Frame 1 (no input): blank canvas, image omitted
Frame 60 (no input): blank canvas, image omitted
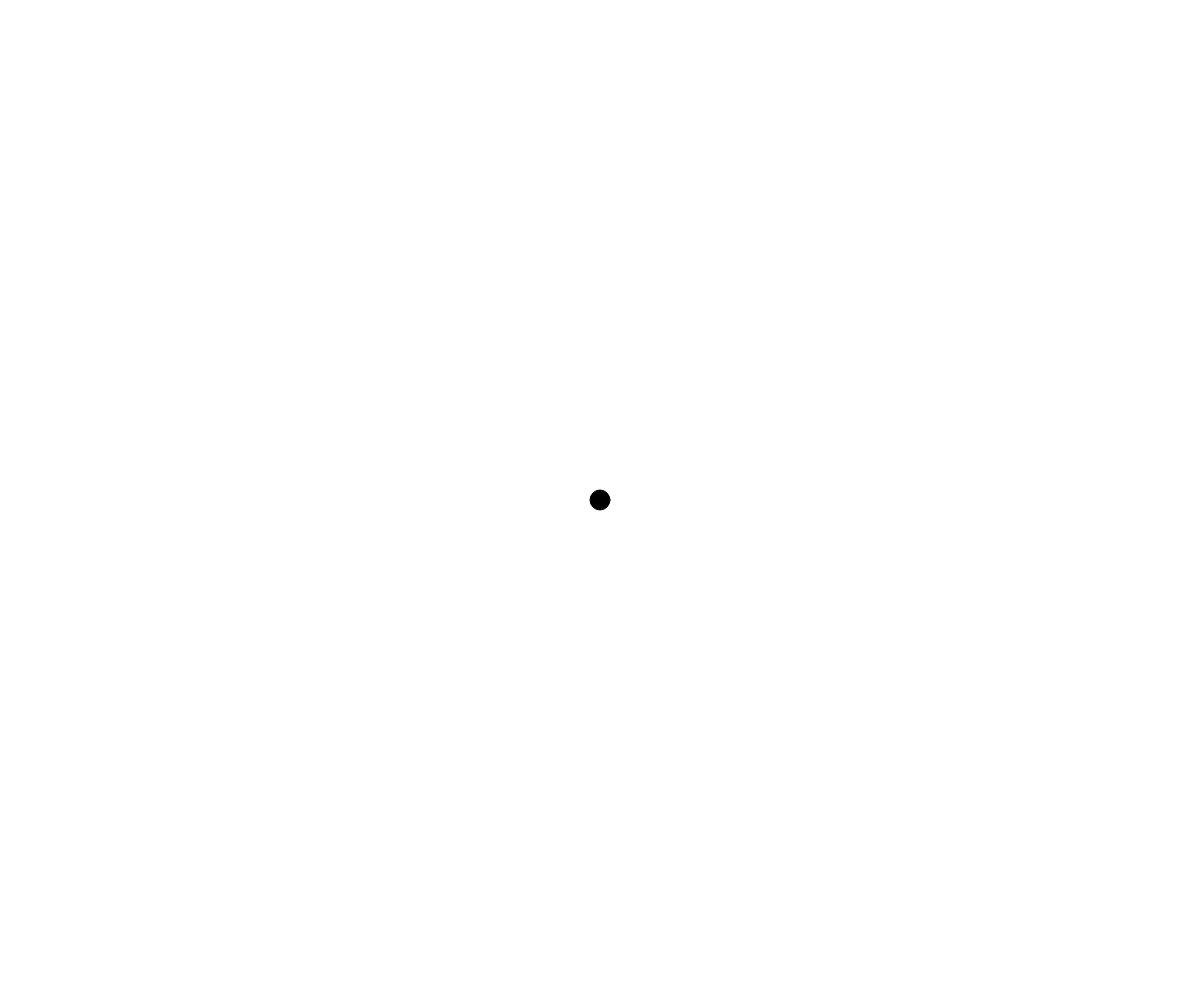
Frame 120 (the mouse pressed at the canvas centre since frame 60)

The p5.js sketch whose frames 1 and 60 were blank and that drew this single picture after the mouse press (run headless with seeded random() and noise() and a simulated clock; from frame 60 on, the mouse is pressed at the canvas centre):

// p5.js sketch
// ── sketch.js

let vertices = [];
function setup(){
  let reset = createButton("reset");
  reset.mousePressed(resetter);
  let canvas = createCanvas(windowWidth, windowHeight);
  canvas.mousePressed(makeNode);
}


function draw(){
  resizeCanvas(windowWidth, windowHeight);
  let reached = [];
  let unreached = [];
  for (let i = 0; i < vertices.length; i++){
    unreached[i] = vertices[i];
    fill(0);
    ellipse(vertices[i].x, vertices[i].y, 20);
  }
  reached[0] = unreached[0];
  unreached.splice(0,1);

  while(unreached.length>0){
    let node1;
    let node2;
    let smallestd = 10000000;
    for (let j = 0; j < reached.length; j++){
      for (let k = 0; k < unreached.length; k++){
        let v1 = reached[j];
        let v2 = unreached[k];
        console.log(v1);
        console.log(v2);
        let d = dist(v1.x, v1.y, v2.x, v2.y);
        if(d<smallestd){
          smallestd = d;
          node1 = j;
          node2 = k;
        }
      }
    }
    line(reached[node1].x, reached[node1].y, unreached[node2].x, unreached[node2].y);

    reached.push(unreached[node2]);
    unreached.splice(node2, 1);
  }

}

function makeNode(){
  let vertex = createVector(mouseX, mouseY);
  vertices.push(vertex);
}

function resetter(){
  vertices.splice(0, vertices.length);
}
